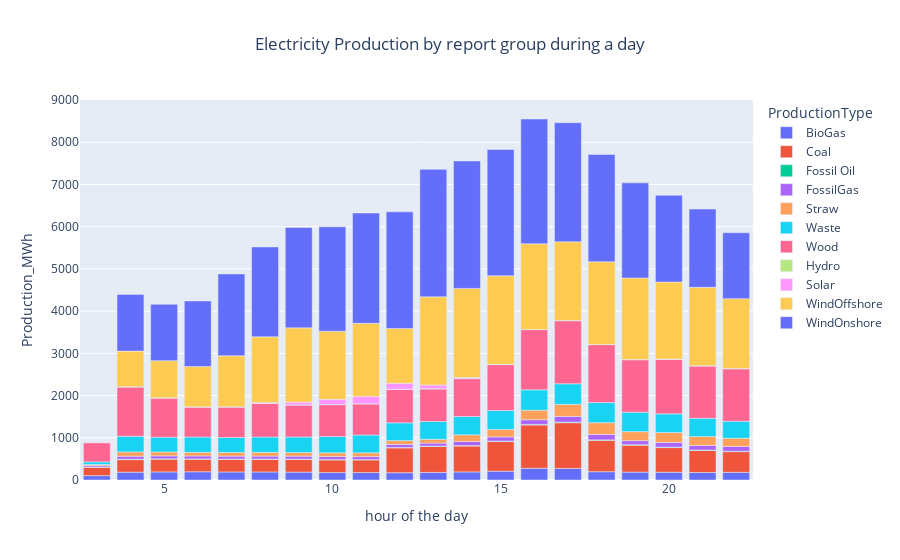

Source (notebook cell):
### Code cell
fig=px.bar(production_hour, x='Hour',y='Production_MWh',color='ProductionType',title='Electricity Production by report group during a day')
fig.update_layout(
    xaxis_title='hour of the day',
    title_x=0.5,
    showlegend=True 
)
fig.show()

### Figure 1 — Plotly figure (JSON) as saved in the notebook; plotly's stock layout.template omitted (floating-point values rounded to 4 significant figures)
{"data": [{"alignmentgroup": "True", "hovertemplate": "ProductionType=BioGas<br>Hour=%{x}<br>Production_MWh=%{y}<extra></extra>", "legendgroup": "BioGas", "marker": {"color": "#636efa", "pattern": {"shape": ""}}, "name": "BioGas", "offsetgroup": "BioGas", "orientation": "v", "showlegend": true, "textposition": "auto", "type": "bar", "x": [3, 4, 5, 6, 7, 8, 9, 10, 11, 12, 13, 14, 15, 16, 17, 18, 19, 20, 21, 22], "xaxis": "x", "y": [103.3, 185.5, 191.6, 195.4, 190.4, 190.4, 187.1, 176.4, 176.1, 172.8, 179.9, 191.4, 208.9, 277.4, 273.9, 196.9, 187.4, 184.3, 177.9, 181.1], "yaxis": "y"}, {"alignmentgroup": "True", "hovertemplate": "ProductionType=Coal<br>Hour=%{x}<br>Production_MWh=%{y}<extra></extra>", "legendgroup": "Coal", "marker": {"color": "#EF553B", "pattern": {"shape": ""}}, "name": "Coal", "offsetgroup": "Coal", "orientation": "v", "showlegend": true, "textposition": "auto", "type": "bar", "x": [3, 4, 5, 6, 7, 8, 9, 10, 11, 12, 13, 14, 15, 16, 17, 18, 19, 20, 21, 22], "xaxis": "x", "y": [200.3, 296.9, 301.7, 298.0, 300.0, 298.5, 300.4, 299.3, 299.7, 588.1, 613.8, 614.0, 701.6, 1025.0, 1083.0, 742.1, 637.4, 583.4, 521.7, 491.2], "yaxis": "y"}, {"alignmentgroup": "True", "hovertemplate": "ProductionType=Fossil Oil<br>Hour=%{x}<br>Production_MWh=%{y}<extra></extra>", "legendgroup": "Fossil Oil", "marker": {"color": "#00cc96", "pattern": {"shape": ""}}, "name": "Fossil Oil", "offsetgroup": "Fossil Oil", "orientation": "v", "showlegend": true, "textposition": "auto", "type": "bar", "x": [3, 4, 5, 6, 7, 8, 9, 10, 11, 12, 13, 14, 15, 16, 17, 18, 19, 20, 21, 22], "xaxis": "x", "y": [3.221, 12.31, 9.921, 6.778, 6.767, 8.277, 8.408, 8.505, 8.149, 9.729, 9.72, 10.1, 11.52, 15.38, 14.71, 11.72, 11.29, 11.06, 10.33, 9.992], "yaxis": "y"}, {"alignmentgroup": "True", "hovertemplate": "ProductionType=FossilGas<br>Hour=%{x}<br>Production_MWh=%{y}<extra></extra>", "legendgroup": "FossilGas", "marker": {"color": "#ab63fa", "pattern": {"shape": ""}}, "name": "FossilGas", "offsetgroup": "FossilGas", "orientation": "v", "showlegend": true, "textposition": "auto", "type": "bar", "x": [3, 4, 5, 6, 7, 8, 9, 10, 11, 12, 13, 14, 15, 16, 17, 18, 19, 20, 21, 22], "xaxis": "x", "y": [32.76, 68.98, 67.96, 69.5, 68.85, 69.39, 68.8, 71.09, 70.4, 72.77, 71.26, 96.57, 97.95, 108.9, 135.7, 128.1, 95.46, 110.0, 108.2, 112.3], "yaxis": "y"}, {"alignmentgroup": "True", "hovertemplate": "ProductionType=Straw<br>Hour=%{x}<br>Production_MWh=%{y}<extra></extra>", "legendgroup": "Straw", "marker": {"color": "#FFA15A", "pattern": {"shape": ""}}, "name": "Straw", "offsetgroup": "Straw", "orientation": "v", "showlegend": true, "textposition": "auto", "type": "bar", "x": [3, 4, 5, 6, 7, 8, 9, 10, 11, 12, 13, 14, 15, 16, 17, 18, 19, 20, 21, 22], "xaxis": "x", "y": [27.23, 101.8, 92.81, 85.43, 85.89, 87.74, 84.65, 88.26, 88.42, 90.22, 89.79, 158.0, 177.9, 226.5, 284.3, 278.8, 214.2, 235.0, 210.6, 194.7], "yaxis": "y"}, {"alignmentgroup": "True", "hovertemplate": "ProductionType=Waste<br>Hour=%{x}<br>Production_MWh=%{y}<extra></extra>", "legendgroup": "Waste", "marker": {"color": "#19d3f3", "pattern": {"shape": ""}}, "name": "Waste", "offsetgroup": "Waste", "orientation": "v", "showlegend": true, "textposition": "auto", "type": "bar", "x": [3, 4, 5, 6, 7, 8, 9, 10, 11, 12, 13, 14, 15, 16, 17, 18, 19, 20, 21, 22], "xaxis": "x", "y": [62.44, 371.6, 350.3, 363.4, 354.8, 364.1, 370.3, 385.8, 423.7, 421.2, 421.7, 433.1, 447.3, 483.3, 488.5, 477.2, 461.1, 442.7, 433.1, 402.7], "yaxis": "y"}, {"alignmentgroup": "True", "hovertemplate": "ProductionType=Wood<br>Hour=%{x}<br>Production_MWh=%{y}<extra></extra>", "legendgroup": "Wood", "marker": {"color": "#FF6692", "pattern": {"shape": ""}}, "name": "Wood", "offsetgroup": "Wood", "orientation": "v", "showlegend": true, "textposition": "auto", "type": "bar", "x": [3, 4, 5, 6, 7, 8, 9, 10, 11, 12, 13, 14, 15, 16, 17, 18, 19, 20, 21, 22], "xaxis": "x", "y": [449.9, 1169.0, 929.8, 710.7, 723.7, 800.7, 756.1, 755.2, 738.0, 791.7, 772.8, 898.2, 1088.0, 1427.0, 1494.0, 1372.0, 1243.0, 1295.0, 1241.0, 1244.0], "yaxis": "y"}, {"alignmentgroup": "True", "hovertemplate": "ProductionType=Hydro<br>Hour=%{x}<br>Production_MWh=%{y}<extra></extra>", "legendgroup": "Hydro", "marker": {"color": "#B6E880", "pattern": {"shape": ""}}, "name": "Hydro", "offsetgroup": "Hydro", "orientation": "v", "showlegend": true, "textposition": "auto", "type": "bar", "x": [4, 5, 6, 7, 8, 9, 10, 11, 12, 13, 14, 15, 16, 17, 18, 19, 20, 21, 22], "xaxis": "x", "y": [2.868, 2.87, 2.869, 2.873, 2.868, 2.866, 2.872, 2.87, 2.867, 2.867, 2.866, 2.863, 2.872, 2.906, 2.906, 3.182, 3.211, 3.21, 3.211], "yaxis": "y"}, {"alignmentgroup": "True", "hovertemplate": "ProductionType=Solar<br>Hour=%{x}<br>Production_MWh=%{y}<extra></extra>", "legendgroup": "Solar", "marker": {"color": "#FF97FF", "pattern": {"shape": ""}}, "name": "Solar", "offsetgroup": "Solar", "orientation": "v", "showlegend": true, "textposition": "auto", "type": "bar", "x": [4, 5, 6, 7, 8, 9, 10, 11, 12, 13, 14, 15, 16, 17, 18, 19, 20, 21, 22], "xaxis": "x", "y": [0.1859, 0.1886, 0.1971, 0.2601, 12.14, 65.25, 124.1, 173.7, 142.6, 90.03, 23.74, 3.72, 0.3271, 0.3024, 0.2275, 0.206, 0.1691, 0.1545, 0.1466], "yaxis": "y"}, {"alignmentgroup": "True", "hovertemplate": "ProductionType=WindOffshore<br>Hour=%{x}<br>Production_MWh=%{y}<extra></extra>", "legendgroup": "WindOffshore", "marker": {"color": "#FECB52", "pattern": {"shape": ""}}, "name": "WindOffshore", "offsetgroup": "WindOffshore", "orientation": "v", "showlegend": true, "textposition": "auto", "type": "bar", "x": [4, 5, 6, 7, 8, 9, 10, 11, 12, 13, 14, 15, 16, 17, 18, 19, 20, 21, 22], "xaxis": "x", "y": [844.5, 879.6, 955.2, 1210.0, 1557.0, 1760.0, 1613.0, 1732.0, 1298.0, 2087.0, 2111.0, 2098.0, 2029.0, 1865.0, 1960.0, 1932.0, 1825.0, 1858.0, 1656.0], "yaxis": "y"}, {"alignmentgroup": "True", "hovertemplate": "ProductionType=WindOnshore<br>Hour=%{x}<br>Production_MWh=%{y}<extra></extra>", "legendgroup": "WindOnshore", "marker": {"color": "#636efa", "pattern": {"shape": ""}}, "name": "WindOnshore", "offsetgroup": "WindOnshore", "orientation": "v", "showlegend": true, "textposition": "auto", "type": "bar", "x": [4, 5, 6, 7, 8, 9, 10, 11, 12, 13, 14, 15, 16, 17, 18, 19, 20, 21, 22], "xaxis": "x", "y": [1344.0, 1334.0, 1554.0, 1938.0, 2129.0, 2379.0, 2472.0, 2612.0, 2762.0, 3020.0, 3018.0, 2990.0, 2956.0, 2821.0, 2541.0, 2254.0, 2056.0, 1853.0, 1561.0], "yaxis": "y"}], "layout": {"barmode": "relative", "legend": {"title": {"text": "ProductionType"}, "tracegroupgap": 0}, "showlegend": true, "title": {"text": "Electricity Production by report group during a day", "x": 0.5}, "xaxis": {"anchor": "y", "domain": [0, 1], "title": {"text": "hour of the day"}}, "yaxis": {"anchor": "x", "domain": [0, 1], "title": {"text": "Production_MWh"}}}}
